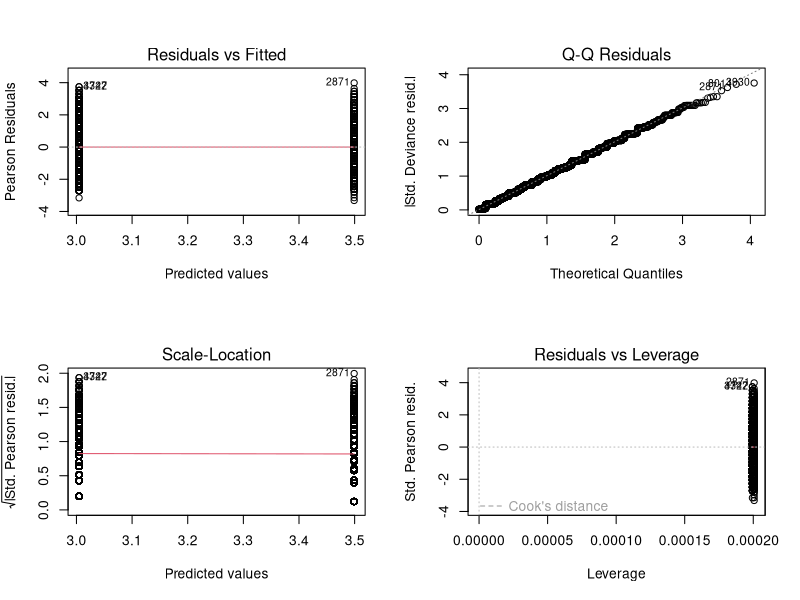
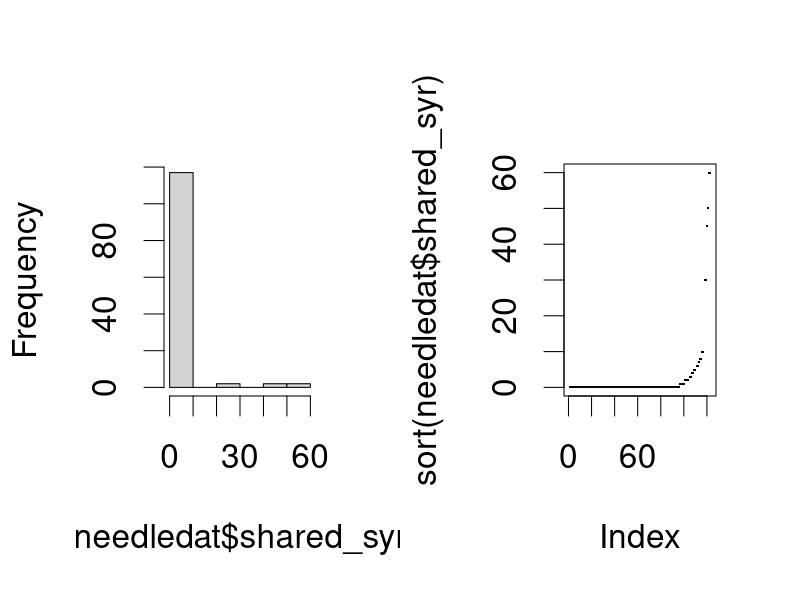
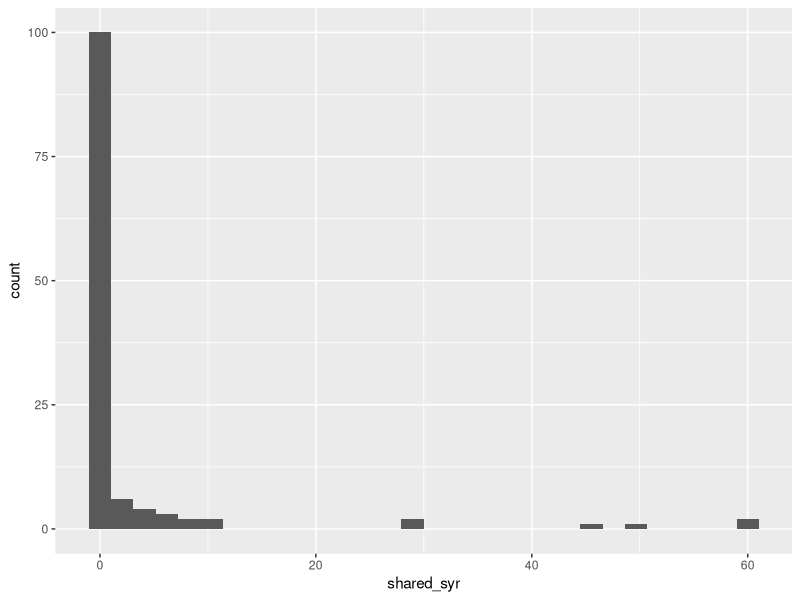

Write R code to recreate these figures, in order. (Note: this script raises an error after producing the figures.)
## ---- chunk 1
set.seed(1)
## ---- chunk 2
simdat <- data.frame(race=sample(c("white", "non-white"), size=10000, replace=TRUE))
simdat$race <- factor(simdat$race, levels=c("white", "non-white"))
simdat$y <- rpois(10000, lambda=ifelse(simdat$race=="white", exp(3.5), exp(3)))
## ---- chunk 3
fit <- glm(y ~ race, data=simdat, family=poisson("log"))
summary(fit)
## ---- chunk 4
(df <- fit$df.residual) #residual degrees of freedom
(res.dev <- sum(fit$deviance))  #total residual deviance
## ---- chunk 5
qchisq(0.95, df=1)
## ---- chunk 6
qchisq(0.95, df=9998)
## ---- chunk 7
par(mfrow=c(2,2))
plot(fit)
## ---- chunk 8
needledat = read.csv("needle_sharing.csv")
summary(needledat$shared_syr)
var(needledat$shared_syr, na.rm=TRUE)
## ---- chunk 9
par(mfrow=c(1,2), cex=2)
hist(needledat$shared_syr, main="")
plot(sort(needledat$shared_syr), pch=".")
## ---- chunk 10
library(ggplot2)
ggplot(needledat, aes(shared_syr)) +
  geom_histogram()
## ---- chunk 11
library(dplyr)
mutate(needledat, rnk = rank(shared_syr, ties.method = "first")) %>%
  ggplot(aes(x=rnk, y=shared_syr)) +
  geom_dotplot()
## ---- chunk 12
needledat$homeless <- factor(needledat$homeless, levels=0:1, 
                             labels=c("no", "yes"))
## ---- chunk 13
fit.pois <- glm(shared_syr ~ sex + ethn + homeless, 
           data=needledat, family=poisson(link="log"))
summary(fit.pois)
## ---- chunk 14
par(mfrow=c(2,2))
plot(fit.pois)
